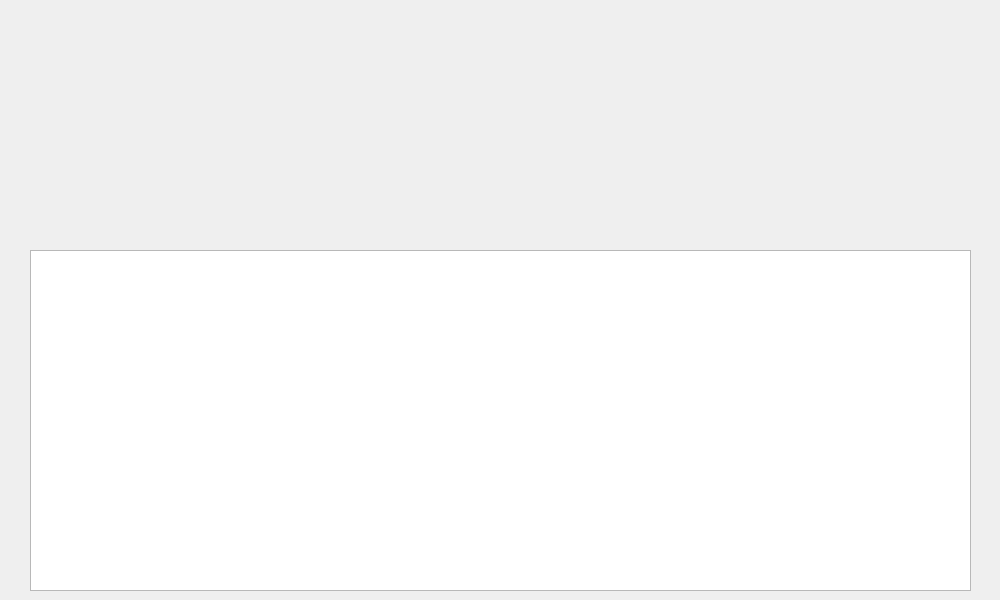
<?xml version="1.0" encoding="UTF-8"?>
<ui version="4.0">
 <class>ventana3</class>
 <widget class="QWidget" name="ventana3">
  <property name="geometry">
   <rect>
    <x>0</x>
    <y>0</y>
    <width>1000</width>
    <height>600</height>
   </rect>
  </property>
  <property name="minimumSize">
   <size>
    <width>1000</width>
    <height>600</height>
   </size>
  </property>
  <property name="maximumSize">
   <size>
    <width>1000</width>
    <height>600</height>
   </size>
  </property>
  <property name="windowTitle">
   <string>Form</string>
  </property>
  <widget class="QPushButton" name="botonok">
   <property name="geometry">
    <rect>
     <x>880</x>
     <y>100</y>
     <width>91</width>
     <height>51</height>
    </rect>
   </property>
   <property name="styleSheet">
    <string notr="true">QPushButton {
    background-color: transparent;
    border: none;
}
</string>
   </property>
   <property name="text">
    <string/>
   </property>
  </widget>
  <widget class="QLineEdit" name="usuario_line">
   <property name="geometry">
    <rect>
     <x>180</x>
     <y>60</y>
     <width>651</width>
     <height>41</height>
    </rect>
   </property>
   <property name="styleSheet">
    <string notr="true">
QLineEdit {
    background-color: transparent;
    border: none;
}
</string>
   </property>
  </widget>
  <widget class="QLineEdit" name="contrasena_line">
   <property name="geometry">
    <rect>
     <x>180</x>
     <y>110</y>
     <width>651</width>
     <height>41</height>
    </rect>
   </property>
   <property name="styleSheet">
    <string notr="true">
QLineEdit {
    background-color: transparent;
    border: none;
}
</string>
   </property>
  </widget>
  <widget class="QLineEdit" name="referencia_line">
   <property name="geometry">
    <rect>
     <x>180</x>
     <y>170</y>
     <width>651</width>
     <height>41</height>
    </rect>
   </property>
   <property name="styleSheet">
    <string notr="true">
QLineEdit {
    background-color: transparent;
    border: none;
}
</string>
   </property>
  </widget>
  <widget class="QTableView" name="tabla">
   <property name="geometry">
    <rect>
     <x>30</x>
     <y>250</y>
     <width>941</width>
     <height>341</height>
    </rect>
   </property>
  </widget>
  <widget class="QPushButton" name="boton_eliminar">
   <property name="geometry">
    <rect>
     <x>880</x>
     <y>170</y>
     <width>91</width>
     <height>51</height>
    </rect>
   </property>
   <property name="styleSheet">
    <string notr="true">QPushButton {
    background-color: transparent;
    border: none;
}
</string>
   </property>
   <property name="text">
    <string/>
   </property>
  </widget>
  <widget class="QLabel" name="label">
   <property name="geometry">
    <rect>
     <x>0</x>
     <y>10</y>
     <width>1001</width>
     <height>591</height>
    </rect>
   </property>
   <property name="text">
    <string/>
   </property>
   <property name="pixmap">
    <pixmap>../../PROYECTO FINAL/imagenes/contraseñas.jpg</pixmap>
   </property>
  </widget>
  <zorder>label</zorder>
  <zorder>botonok</zorder>
  <zorder>usuario_line</zorder>
  <zorder>contrasena_line</zorder>
  <zorder>referencia_line</zorder>
  <zorder>tabla</zorder>
  <zorder>boton_eliminar</zorder>
 </widget>
 <resources/>
 <connections/>
 <slots>
  <slot>add_data()</slot>
  <slot>eliminar()</slot>
 </slots>
</ui>
